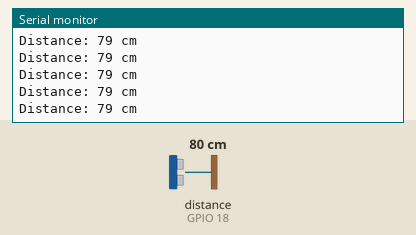
A sketch run on a simulated ESP32. Parts: the last lines printed to the serial monitor. Wiring (inferred from the names in the program): ultrasonic range finder: trigger GPIO 5; echo GPIO 18. The inputs (shaded band) are chosen by the test bench; at power-on: distance to the obstacle (sensor on GPIO 18) 80 cm. The echo pulse lasts 58.3 µs per cm.

Above: at 1.2 s.
1.3 s: distance to the obstacle (sensor on GPIO 18) set to 2 cm
At 1.37 s:
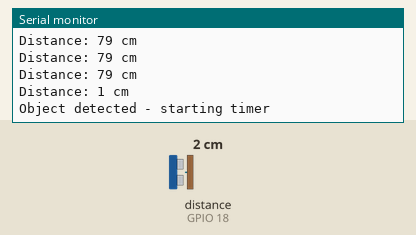
2.8 s: distance to the obstacle (sensor on GPIO 18) set to 18 cm
At 2.89 s:
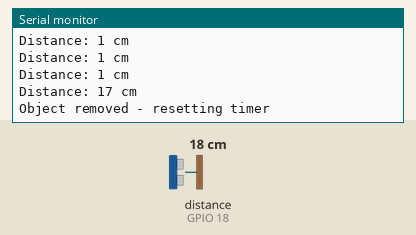
Timing chart, 0 to 5.8 s (numbered marks = the images above; inputs shaded):
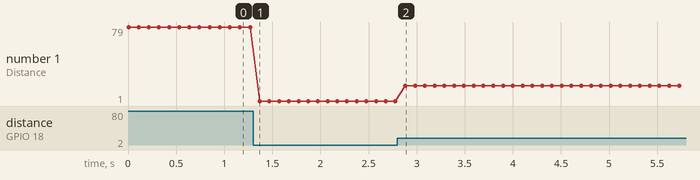

Measured:
- after the input at 1.3 s, the serial monitor: prints a new line after 0.07 s (image 1)
- after the input at 2.8 s, the serial monitor: prints a new line after 0.08 s (image 2)
- plotted number 1: 79 → 1 after the input at 1.3 s, 1 → 17 after the input at 2.8 s

The sketch:

AutoCapture_copy_20250521201304.ino
```cpp
// Define pins for HC-SR04
const int trigPin = 5;
const int echoPin = 18;

// Distance threshold (cm) and duration (ms)
const int distanceThreshold = 15;
const unsigned long durationThreshold = 7000; // 7 seconds

// Detection variables
unsigned long detectionStartTime = 0;
bool objectDetected = false;

void setup() {
  Serial.begin(9600);
  while (!Serial);

  pinMode(trigPin, OUTPUT);
  pinMode(echoPin, INPUT);

  Serial.println("ESP32 Ultrasonic Sensor Ready");
}

void loop() {
  // Measure distance
  digitalWrite(trigPin, LOW);
  delayMicroseconds(2);
  digitalWrite(trigPin, HIGH);
  delayMicroseconds(10);
  digitalWrite(trigPin, LOW);

  long duration = pulseIn(echoPin, HIGH);
  int distance = duration * 0.034 / 2;

  // Debug output (optional)
  Serial.print("Distance: ");
  Serial.print(distance);
  Serial.println(" cm");

  // Detection logic
  if (distance > 0 && distance < distanceThreshold) {
    if (!objectDetected) {
      detectionStartTime = millis();
      objectDetected = true;
      Serial.println("Object detected - starting timer");
    }
    else if (millis() - detectionStartTime >= durationThreshold) {
      Serial.println("TAKE_PICTURE");
      objectDetected = false;
      delay(3000);
    }
  }
  else {
    if (objectDetected) {
      Serial.println("Object removed - resetting timer");
    }
    objectDetected = false;
  }

  delay(100); // Main loop delay
}
```
